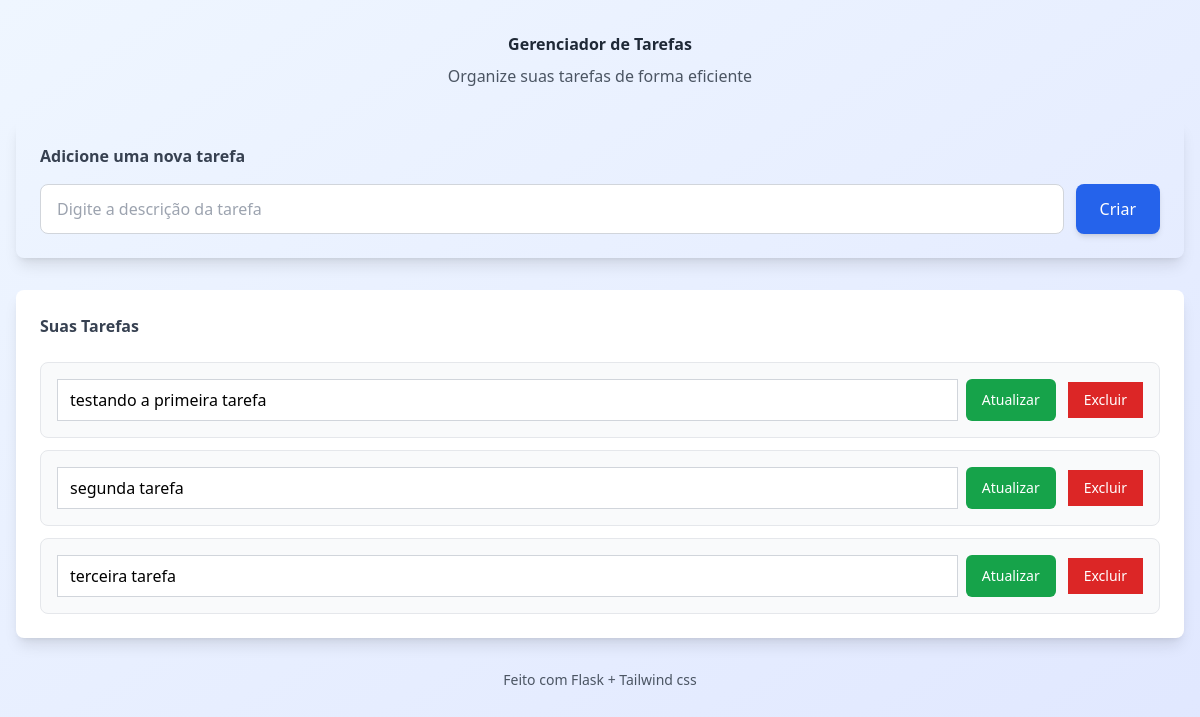
Before: / with the older database file.
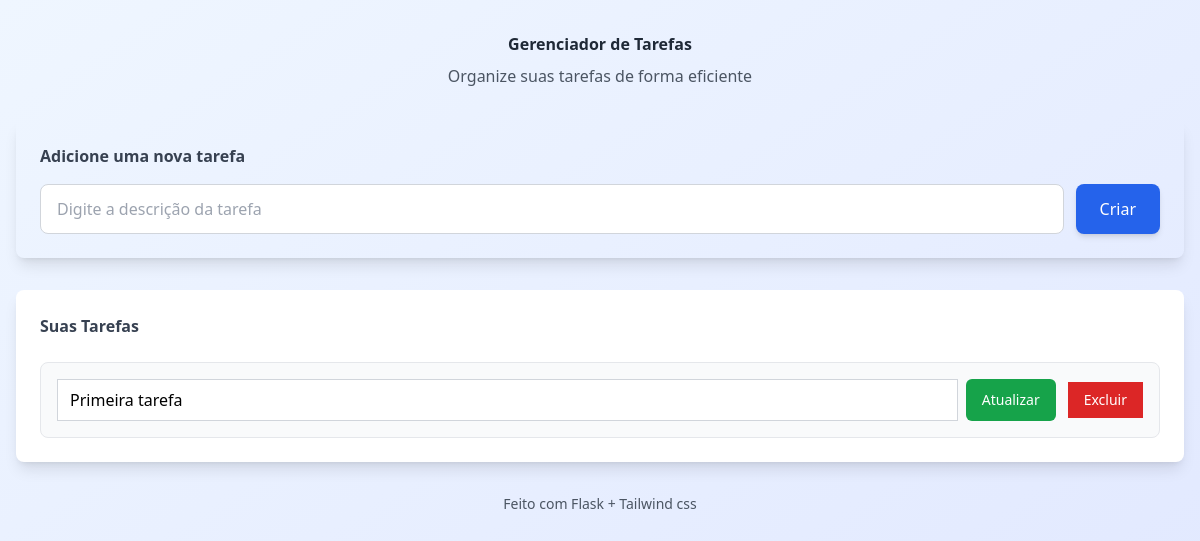
After: the same page with the newer database file.
### app.py (models this page shows)
class Tasks (db.Model):
    id = db.Column(db.Integer, primary_key= True)
    description = db.Column(db.String(100), unique=True, nullable=False)

### app.py (the view)
@app.route('/')
def index():
    tasks = Tasks.query.all()
    return render_template('index.html', tasks=tasks)

### templates/index.html (shortened to what this page needs)
<!DOCTYPE html>
<html>
    <head>
        <script src="https://cdn.tailwindcss.com"></script>
    </head>
    <body class="bg-gradient-to-br from-blue-50 to-indigo-100 min-h-screen py-8">
        <div class="max-w-4x1 mx-auto px-4">
            <div class="text-center mb-8">
                <h1 class="text-4x1 font-bold text-gray-800 mb-2">
                    Gerenciador de Tarefas
                </h1>
                <p class="text-gray-600">Organize suas tarefas de forma eficiente</p>
            </div>
            <div class="gb-white rounded-lg shadow-lg p-6 mb-8">
                <h2 class="text-2x1 font-semibold text-gray-700 mb-4">
                    Adicione uma nova tarefa
                </h2>
                <form action="/create" method="post" class="flex gap-3">
                    <input type="text" name="description" required placeholder="Digite a descrição da tarefa" class="flex-1 px-4 py-3 border border-gray-300 rounded-lg focus:outline-none focus:ring-blue-500 focus:border-transparent">
                    <button type="submit" class="px-6 py-3 bg-blue-600 text-white font-medium rounded-lg hover:bg-blue-700 transition duration-200 shadow-md hover:shadow-lg">
                        Criar
                    </button>
                </form>
            </div>
            <div class="bg-white rounded-lg shadow-lg p-6">
                <h2 class="text-2x1 font-semibold text-gray-700 mb-6">
                    Suas Tarefas
                </h2>
                {% if tasks %}
                    <ul class="space-y-3">
                        {% for task in tasks%}
                            <li class="bg-gray-50 border border-gray-200 rounded-lg p-4 hover:shadow-md transition duration-200">
                                <div class="flex items-center gap-3">
                                    <form action="/update/{{ task.id }}" method="post" class="flex-1 flex gap-2 ">
                                        <input type="text" name="description" value="{{ task.description }} " class="flex-1 px-3 py-2 border border-gray-300 rounded-mg focus:ouline-none focus:ring-green-500">
                                        <button type="submit" class="px-4 py-2 bg-green-600 text-white text-sm font-medium rounded-md hover:bg-green-700 transition duration-200">
                                            Atualizar
                                        </button>
                                    </form>
                                    <form action="/delete/{{ task.id }}" method="post">
                                        <button type="submit" class="px-4 py-2 bg-red-600 text-white text-sm font-medium rounded-mg hover:bg-red-700 transition duration-200" onclick="return confirm('Tem certeza que deseja remover essa tarefa?')">
                                            Excluir
                                        </button>
                                    </form>
                                </div>
                            </li>
                        {% endfor %}
                    </ul>
                {%else%}
                    <p class="text-center text-gray-500 text-sm">
                        Nenhuma tarefa cadastrada.Adicione uma!
                    </p>
                {%endif%}
            </div>
            <div class="text-center mt-8 text-gray-600 text-sm">
                Feito com Flask + Tailwind css
            </div>
        </div>
    </body>
</html>

Changed rows visible on the page:
removed Tasks: description "segunda tarefa"
removed Tasks: description "terceira tarefa"
changed Tasks: description "testando a primeira tarefa" → "Primeira tarefa"
